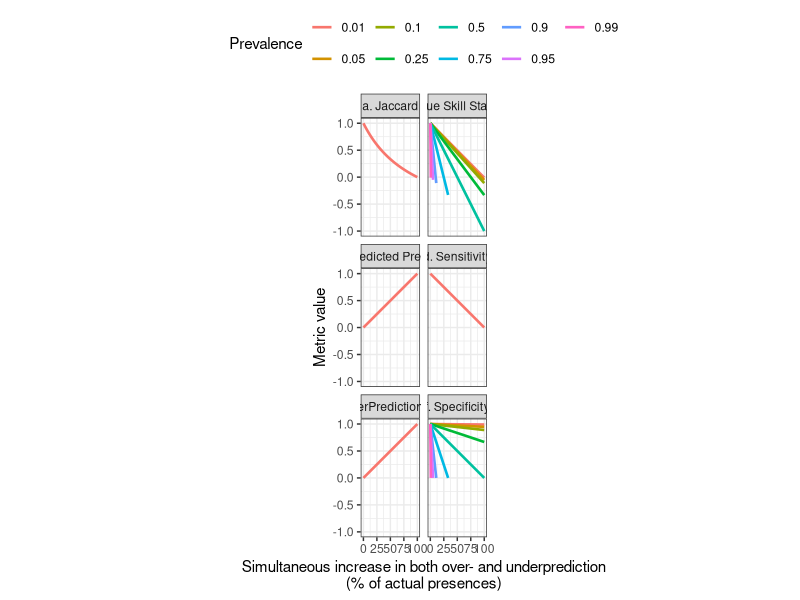
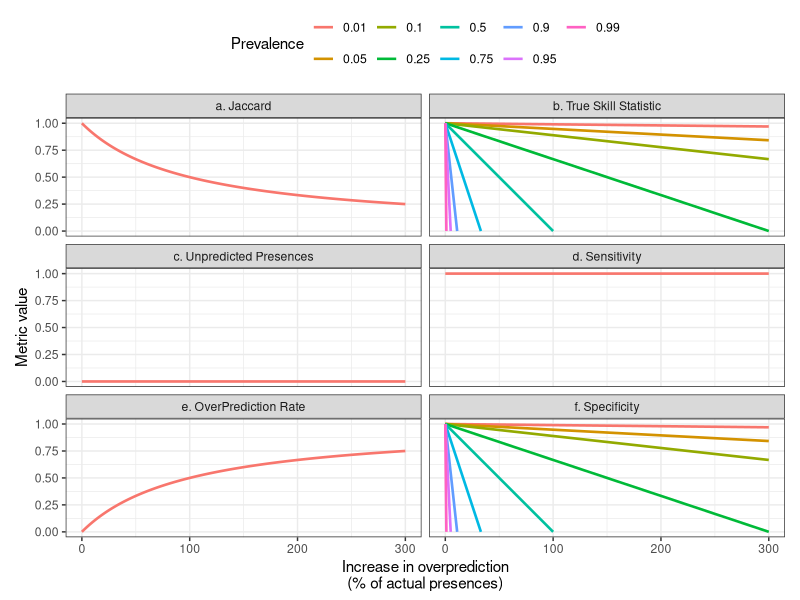
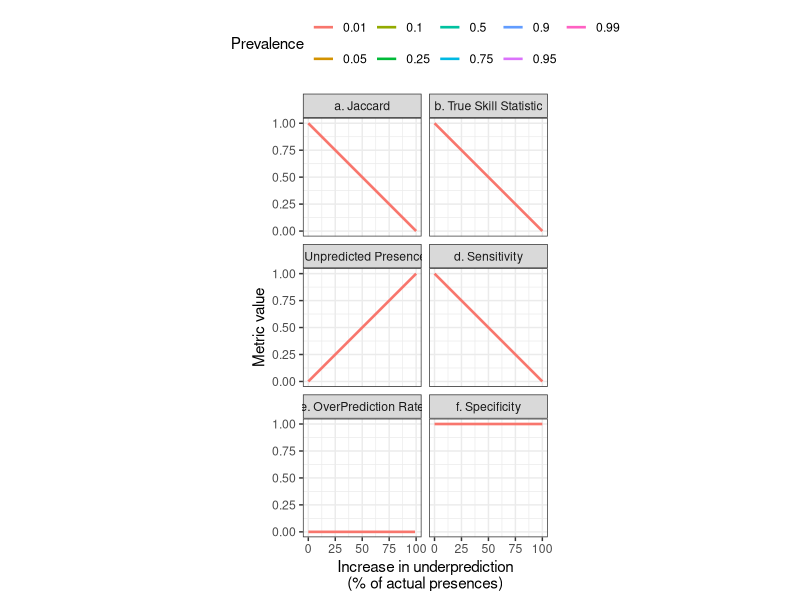

R code for these plots, in order:
library(reshape2)
library(ggplot2)
metrics <- function(x, total)
{
  TP <- x[, "TP"]
  FP <- x[, "FP"]
  FN <- x[, "FN"]
  TN <- x[, "TN"]
  
  pred <- TP + FP
  obs <- TP + FN
  
  
  results <- data.frame(matrix(nc = 0, nr = nrow(x)))
  
  
  
  results$TP <- TP
  results$FP <- FP
  results$FN <- FN
  results$TN <- TN
  results$Jaccard <- TP / (TP + FN + FP)
  results$Sorensen = 2 * TP / (2 * TP + FN + FP)
  results$OPR  = FP / (TP + FP)
  results$UTP  = FN / (TP + FN)
  results$Sens = TP / (TP + FN)
  results$Spe  = TN / (TN + FP)
  results$TSS  = TP / (TP + FN) + TN / (TN + FP) - 1
  results$Kappa = (TP - pred * obs / total) / ((TP - pred * obs / total) + FP * (1/2) + FN * (1/2))
  results$prevalence = obs / total
  results$pred.prevalence = pred / total
  results$OPpc = FP / obs
  
  return(results)
  
}



# Simulation 1: all possible parameterisations
prevalence <- seq(0, 1, length = 100)
max.size <- 10000
step <- 100


results <- NULL
for (i in prevalence)
{
  obs.pres <- round(i * max.size)
  obs.abs <- max.size - obs.pres
  
  
  TP <- seq(0, obs.pres, by = step)
  FP <- seq(0, obs.abs, by = step)
  testing.matrix <- expand.grid(TP, FP)
  colnames(testing.matrix) <- c("TP", "FP")
  
  testing.matrix$FN <- obs.pres - testing.matrix$TP
  testing.matrix$TN <- obs.abs - testing.matrix$FP 
  
  results <- rbind(results,
                   metrics(testing.matrix, total = max.size))
}


ggr <- melt(results, id.vars = c("prevalence", "pred.prevalence", "TP", "FP", "FN", "TN"), 
            measure.vars = c("Jaccard", "Sorensen", "OPR", "UTP", "Sens", "Spe", "TSS", "Kappa"))
# 
# 
# ggplot(ggr, aes(x = prevalence, y = value)) + geom_point(alpha = 1/10, aes(col = TN)) +
#   facet_wrap(~variable) + stat_smooth()
# 
# 


# Simulation 2: 
# For varying prevalences,
# variations of under-prediction (0 to -100%) or overprediction (0 to +300%) and both.

prevalence <- seq(0, 1, length = 101)
max.size <- 10000


results <- NULL
results.overpred <- NULL
results.underpred <- NULL
for (i in prevalence)
{
  obs.pres <- round(i * max.size)
  obs.abs <- max.size - obs.pres
  
  # Underpred
  underpred <- data.frame(TP = seq(obs.pres, 0, length = 101),
                          FN = seq(0, obs.pres, length = 101),
                          FP = 0,
                          TN = obs.abs)
  
  # Overpred 
  overpred <- data.frame(TP = obs.pres,
                         FN = 0,
                         FP = seq(0, min(3 * obs.pres, obs.abs), length = 101),
                         TN = obs.abs - seq(0, min(3 * obs.pres, obs.abs), length = 101))
  
  # Under + Overpred
  TP <- seq(obs.pres, 0, length = 101)
  FP <- seq(0, min(3 * obs.pres, obs.abs), length = 101)
  
  testing.matrix <- expand.grid(TP, FP)
  colnames(testing.matrix) <- c("TP", "FP")
  
  testing.matrix$FN <- obs.pres - testing.matrix$TP
  testing.matrix$TN <- obs.abs - testing.matrix$FP 
  
  results.overpred <- rbind(results.overpred,
                            metrics(overpred, total = max.size))
  results.underpred <- rbind(results.underpred,
                             metrics(underpred, total = max.size)) 
  
  results <- rbind(results,
                   metrics(testing.matrix, total = max.size))
}


# Simulation 3: all possible parameterisations


a <- function(x) (100 - x * 100)/x


tns <- c(9900, 1900, 900, 300, 100, 33, 11, 5, 1)
all.res <- NULL
res <- data.frame(matrix(nr = 1, nc = 4, dimnames = list(1, c("TP", "FP", "FN", "TN"))))
for(TN in tns)
{
  res$TP <- 100
  res$FP <- 0
  res$FN <- 0
  res$TN <- TN
  all.res <- rbind(all.res, 
                   res)
  
  while(res$TP > 0)
  {
    if(res$TN > 0)
    {
      res$TP <- res$TP - 1
      res$FN <- res$FN + 1
      res$FP <- res$FP + 1
      res$TN <- res$TN - 1
      all.res <- rbind(all.res, 
                       res)
    } else
    {
      res$TP <- 0
    }
  }
}

results <- metrics(all.res, total = apply(all.res, 1, sum))
# results <- results[which(results$prevalence <= 0.5), ]

ggr <- melt(results, id.vars = c("prevalence", "pred.prevalence", "TP", "FP", "FN", "TN", "OPR", "UTP", "OPpc"), 
            measure.vars = c("Jaccard", "TSS", "UTP", "Sens", "OPR", "Spe"))

ggr$prevalence <- round(ggr$prevalence, 2)
ggr$prev <- as.factor(ggr$prevalence)
ggr$OPR <- ggr$OPR * 100
ggr$UTP <- ggr$UTP * 100


levels(ggr$variable) <- c("a. Jaccard", "b. True Skill Statistic", "c. Unpredicted Presences", 
                          "d. Sensitivity", "e. OverPrediction Rate", "f. Specificity")

# Modification pour masquer les couleurs sur les panneaux a c d et e
# Car il y a de l'overlap - à la demande du reviewer 3
ggr$value[which(ggr$variable %in% c("a. Jaccard", "c. Unpredicted Presences", 
                                    "d. Sensitivity", "e. OverPrediction Rate") &
                  ggr$prev != "0.01")] <- NA


tiff( './outputs/Figure 2.tiff', width = 450 * 4.2, height = 1000 * 4.2, res = 300)  
# png("./outputs/Figure 2.png", h = 800, w = 600)
ggplot(ggr, aes(x = OPR, y = value, col = prev)) + 
  geom_line(size = .9) + 
  facet_wrap(~variable, nrow = 3) +
  xlab("Simultaneous increase in both over- and underprediction\n(% of actual presences)") + theme_bw() +
  guides(col=guide_legend(title = "Prevalence")) + ylab("Metric value") + 
  theme(legend.position = "top") +
  coord_fixed(ratio = 100)
dev.off()


# Simulation 4: overpred


tns <- c(9900, 1900, 900, 300, 100, 33, 11, 5, 1)
all.res <- NULL
res <- data.frame(matrix(nr = 1, nc = 4, dimnames = list(1, c("TP", "FP", "FN", "TN"))))
for(TN in tns)
{
  res$TP <- 100
  res$FP <- 0
  res$FN <- 0
  res$TN <- TN
  all.res <- rbind(all.res, 
                   res)
  
  while(res$TN > 0 & (res$TP + res$FP) < 4 * (res$FN + res$TP))
  {

    res$FP <- res$FP + 1
    res$TN <- res$TN - 1
    all.res <- rbind(all.res, 
                     res)
    
  }
}

results <- metrics(all.res, total = apply(all.res, 1, sum))
# results <- results[which(results$prevalence <= 0.5), ]

ggr <- melt(results, id.vars = c("prevalence", "pred.prevalence", "TP", "FP", "FN", "TN", "OPR", "UTP", "OPpc"), 
            measure.vars = c("Jaccard", "TSS", "UTP", "Sens", "OPR", "Spe"))

ggr$prevalence <- round(ggr$prevalence, 2)
ggr$prev <- as.factor(ggr$prevalence)
ggr$OPR <- ggr$OPR * 100
ggr$UTP <- ggr$UTP * 100
ggr$OPpc <- ggr$OPpc * 100

levels(ggr$variable) <- c("a. Jaccard", "b. True Skill Statistic", "c. Unpredicted Presences", 
                          "d. Sensitivity", "e. OverPrediction Rate", "f. Specificity")

# Modification pour masquer les couleurs sur les panneaux a c d et e
# Car il y a de l'overlap - à la demande du reviewer 3
ggr$value[which(ggr$variable %in% c("a. Jaccard", "c. Unpredicted Presences", 
                                  "d. Sensitivity", "e. OverPrediction Rate") &
                ggr$prev != "0.01")] <- NA


png("./outputs/Figure S2.2.png", h = 800, w = 600)
ggplot(ggr, aes(x = OPpc, y = value, col = prev)) + 
  geom_line(size = .9) + 
  facet_wrap(~variable, nrow = 3) +
  xlab("Increase in overprediction\n(% of actual presences)") + theme_bw() +
  guides(col=guide_legend(title = "Prevalence")) + ylab("Metric value") + 
  theme(legend.position = "top") +
  coord_fixed(ratio = 100)
dev.off()

# Simulation 5: underpred


tns <- c(9900, 1900, 900, 300, 100, 33, 11, 5, 1)
all.res <- NULL
res <- data.frame(matrix(nr = 1, nc = 4, dimnames = list(1, c("TP", "FP", "FN", "TN"))))
for(TN in tns)
{
  res$TP <- 100
  res$FP <- 0
  res$FN <- 0
  res$TN <- TN
  all.res <- rbind(all.res, 
                   res)
  
  while(res$TP > 0)
  {
    
    res$TP <- res$TP - 1
    res$FN <- res$FN + 1
    all.res <- rbind(all.res, 
                     res)
    
  }
}

results <- metrics(all.res, total = apply(all.res, 1, sum))
# results <- results[which(results$prevalence <= 0.5), ]

ggr <- melt(results, id.vars = c("prevalence", "pred.prevalence", "TP", "FP", "FN", "TN", "OPR", "UTP", "OPpc"), 
            measure.vars = c("Jaccard", "TSS", "UTP", "Sens", "OPR", "Spe"))

ggr$prevalence <- round(ggr$prevalence, 2)
ggr$prev <- as.factor(ggr$prevalence)
ggr$OPR <- ggr$OPR * 100
ggr$UTP <- ggr$UTP * 100


levels(ggr$variable) <- c("a. Jaccard", "b. True Skill Statistic", "c. Unpredicted Presences", 
                          "d. Sensitivity", "e. OverPrediction Rate", "f. Specificity")

# Modification pour masquer les couleurs sur les panneaux a c d et e
# Car il y a de l'overlap - à la demande du reviewer 3
ggr$value[which(ggr$variable %in% c("a. Jaccard", "b. True Skill Statistic", "c. Unpredicted Presences", 
                                    "d. Sensitivity", "e. OverPrediction Rate", "f. Specificity") &
                  ggr$prev != "0.01")] <- NA

png("./outputs/Figure S2.1.png", h = 800, w = 600)
ggplot(ggr, aes(x = UTP, y = value, col = prev)) + 
  geom_line(size = .9) + 
  facet_wrap(~variable, nrow = 3) +
  xlab("Increase in underprediction\n(% of actual presences)") + theme_bw() +
  guides(col=guide_legend(title = "Prevalence")) + ylab("Metric value") + 
  theme(legend.position = "top") +
  coord_fixed(ratio = 100)
dev.off()
